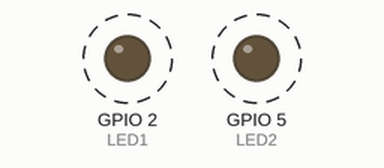
Recording of a sketch running on a simulated ESP32. On the bench: output pins drawn as LEDs (lit = HIGH). Dashed ring = blinking.

Above: at 0.2 s.
Timing chart, 0 to 5.5 s (numbered marks = the images above):
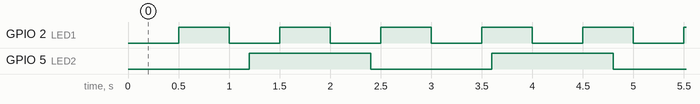

Measured:
- by itself, GPIO 2 (LED1): alternates HIGH for 0.50 s and LOW for 0.50 s
- by itself, GPIO 5 (LED2): alternates HIGH for 1.2 s and LOW for 1.2 s

The sketch:

Blink_Without_Delay.ino
```cpp
// Up until now, we used `delay()`. When the ESP32 hits `delay(1000)`, it stops everything and freezes.
// It cannot check a button, it cannot process a WiFi signal, and it cannot read a sensor.

// To do these tasks in a non-blocking way, we use `millis()`. Instead of saying "Wait 1 second", we say "Check the time. Is it 1 second later?"

const int LED1 = 2; // Builtin LED
const int LED2 = 5; // External LED

// State variables to keep track of time since last blink for each LED
unsigned long lastTime1 = 0;
unsigned long lastTime2 = 0;

// State variables to keep track of the LEDs
bool state1 = LOW;
bool state2 = LOW;

void setup()
{
    pinMode(LED1, OUTPUT);
    pinMode(LED2, OUTPUT);
}

void loop()
{
    unsigned int currentTime = millis(); // Get the current time

    // Blink LED1 every 500ms
    if (currentTime - lastTime1 >= 500)
    {
        // 500ms has elapsed since lastTime1
        state1 = !state1; // Toggle state
        digitalWrite(LED1, state1);
        lastTime1 = currentTime; // Update lastTime1
    }

    // Blink LED2 every 1200ms
    if (currentTime - lastTime2 >= 1200)
    {
        // 1200ms has elapsed since lastTime2
        state2 = !state2; // Toggle state
        digitalWrite(LED2, state2);
        lastTime2 = currentTime; // Update lastTime2
    }
}

// This is especially
```
